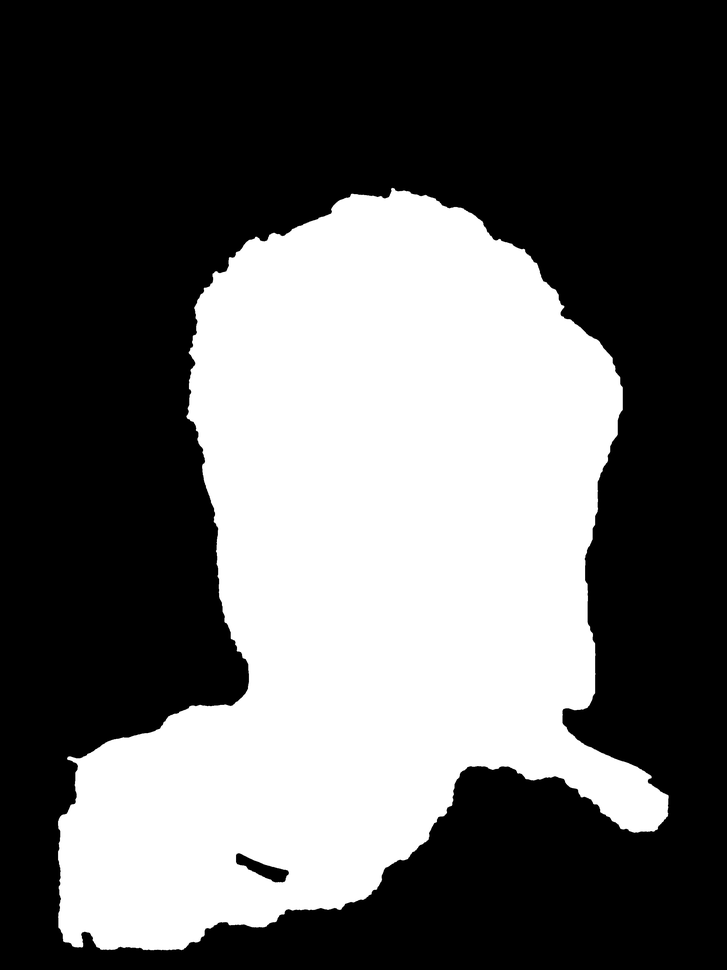
#> input picture outputs/vishnu_mask_work/subject_mask.png, 727 x 970 px, shrunk from 2316 x 3088 before the run
$ python word_tribute.py --input ../../outputs/vishnu_mask_work/subject_mask.png
#> lines starting #> are read from the running program, lines starting #| are printed output that depends on the picture; after the words box and inside, x2 and y2 are one past the last pixel; in counts of white or black regions, pixels touching at a corner belong together
from __future__ import annotations

import argparse
import json
import math
import random
from pathlib import Path
from time import perf_counter
from typing import Any

import numpy as np
from PIL import Image, ImageDraw, ImageFilter, ImageFont
from scipy import ndimage as ndi

from glyphforge.micrography import generate_flow_layout


DEFAULT_WORDS = {
    "hair": ["LEGEND", "POWER", "FOCUS", "STRENGTH"],
    "skin": ["COURAGE", "HOPE", "RESOLVE", "HEART"],
    "neck": ["TRAINING", "DISCIPLINE", "BATTLE"],
    "orange_gi": ["WARRIOR", "PROTECTOR", "BATTLE"],
    "blue_undershirt": ["STRENGTH", "RESOLVE", "TRAINING"],
    "outline": ["POWER", "LEGEND", "BATTLE"],
}


def build_parser(
    default_input: Path | None = None,
    default_out: Path | None = None,
    default_profile: Path | None = None,
    default_background: str = "black",
) -> argparse.ArgumentParser:
    parser = argparse.ArgumentParser(
        description="Render a one-shot semantic word-tribute portrait with canonical outputs."
    )
    parser.add_argument("--input", type=Path, default=default_input, required=default_input is None)
    parser.add_argument("--out-dir", type=Path, default=default_out or Path("outputs/word_tribute"))
    parser.add_argument("--profile", type=Path, default=default_profile)
    parser.add_argument("--subject", default=None, help="Optional subject label stored in the output profile.")
    parser.add_argument("--words", default=None, help="Comma-separated words appended to every semantic region.")
    parser.add_argument("--words-file", type=Path, default=None, help="Plain text file with one word or phrase per line.")
    parser.add_argument("--mask", type=Path, default=None, help="Optional binary subject mask override.")
    parser.add_argument("--background", choices=("black", "preserve"), default=default_background)
    return parser


def main(argv: list[str] | None = None) -> None:
    args = build_parser().parse_args(argv)
    metrics = render_from_paths(
        input_path=args.input,
        out_dir=args.out_dir,
        profile_path=args.profile,
        subject=args.subject,
        extra_words=words_from_args(args.words, args.words_file),
        mask_path=args.mask,
        background=args.background,
    )
    print(json.dumps(metrics, indent=2))


# [18 lines left out: function run_cli, not called in this run]


def words_from_args(words: str | None, words_file: Path | None) -> list[str]:
    out: list[str] = []
    if words:
        out.extend(word.strip() for word in words.split(",") if word.strip())
    if words_file:
        out.extend(line.strip() for line in words_file.read_text(encoding="utf-8").splitlines() if line.strip())
    return out


def load_profile(path: Path | None, subject: str | None, extra_words: list[str]) -> dict[str, Any]:
    profile: dict[str, Any] = {}
    if path:
        with path.open("r", encoding="utf-8") as handle:
            profile = json.load(handle)
    profile.setdefault("seed", 20260514)
    profile.setdefault("subject", subject or "subject")
    profile.setdefault("words", {key: list(value) for key, value in DEFAULT_WORDS.items()})
    profile.setdefault("anchors", [])
    profile.setdefault("lanes", [])
    profile.setdefault("flow_layout", {"enabled": False})
    profile.setdefault("foreground_hint", {})
    profile["background"] = profile.get("background", "black")
    profile.setdefault("reconstruction_strength", "hard" if profile["background"] == "black" else "soft")
    if subject:
        profile["subject"] = subject
    if extra_words:
        for key in DEFAULT_WORDS:
            profile["words"].setdefault(key, [])
            profile["words"][key].extend(extra_words)
    for key, fallback in DEFAULT_WORDS.items():
        profile["words"].setdefault(key, list(fallback))
        if not profile["words"][key]:
            profile["words"][key] = list(fallback)
    return profile


def render_from_paths(
    input_path: Path,
    out_dir: Path,
    profile_path: Path | None = None,
    subject: str | None = None,
    extra_words: list[str] | None = None,
    mask_path: Path | None = None,
    background: str = "black",
) -> dict[str, float | int | list[int] | str]:
#> called with background = 'black'
    if not input_path.exists():
        raise FileNotFoundError(f"Missing input reference: {input_path}")
    ref = np.array(Image.open(input_path).convert("RGB"), dtype=np.float32)
    profile = load_profile(profile_path, subject, extra_words or [])
    if background == "black":
        profile["background"] = "black"
        profile["reconstruction_strength"] = "hard"
    elif background == "preserve":
        profile["background"] = "preserve"
        profile["reconstruction_strength"] = profile.get("reconstruction_strength", "soft")
    subject_override = load_mask(mask_path, ref.shape[:2]) if mask_path else None
    metrics = render_word_tribute(ref, profile, out_dir, subject_override)
    (out_dir / "word_profile_used.json").write_text(json.dumps(profile, indent=2) + "\n", encoding="utf-8")
    return metrics


def load_mask(path: Path, shape: tuple[int, int]) -> np.ndarray:
    mask = np.array(Image.open(path).convert("L").resize((shape[1], shape[0]), Image.Resampling.NEAREST))
    return mask > 127


def rgb_to_hsv(arr: np.ndarray) -> tuple[np.ndarray, np.ndarray, np.ndarray]:
    rgb = np.clip(arr / 255.0, 0.0, 1.0)
    r, g, b = rgb[..., 0], rgb[..., 1], rgb[..., 2]
    mx = np.max(rgb, axis=2)
    mn = np.min(rgb, axis=2)
    diff = mx - mn
#> diff: shape (970, 727) float32; every value is 0
    hue = np.zeros_like(mx)
    mask = diff > 1e-6
#> mask: shape (970, 727) bool; every value is 0
    red = mask & (mx == r)
    green = mask & (mx == g)
    blue = mask & (mx == b)
    hue[red] = ((g[red] - b[red]) / diff[red]) % 6.0
    hue[green] = ((b[green] - r[green]) / diff[green]) + 2.0
    hue[blue] = ((r[blue] - g[blue]) / diff[blue]) + 4.0
    hue /= 6.0
    sat = np.zeros_like(mx)
    sat[mx > 1e-6] = diff[mx > 1e-6] / mx[mx > 1e-6]
    return hue, sat, mx


def luma(arr: np.ndarray) -> np.ndarray:
    return arr[..., 0] * 0.2126 + arr[..., 1] * 0.7152 + arr[..., 2] * 0.0722


def gradient_strength(gray: np.ndarray) -> np.ndarray:
    gx = ndi.sobel(gray, axis=1)
    gy = ndi.sobel(gray, axis=0)
    grad = np.hypot(gx, gy)
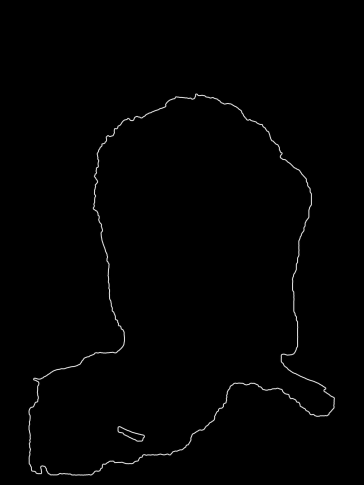
#> grad: shape (970, 727) float32 (shown at 1/2 size); min 0, max 1105.1, mean 8.4; drawn with min black and max white
    max_val = float(np.percentile(grad, 99.4))
#> max_val = 730.4
    return np.clip(grad / max(max_val, 1.0), 0.0, 1.0)


def keep_large_components(mask: np.ndarray, min_pixels: int) -> np.ndarray:
    labels, count = ndi.label(mask, structure=np.ones((3, 3), dtype=bool))
    if count == 0:
        return mask
    sizes = np.bincount(labels.ravel())
    keep = np.zeros(count + 1, dtype=bool)
    keep[np.where(sizes >= min_pixels)[0]] = True
    keep[0] = False
    return keep[labels]


def keep_largest_component(mask: np.ndarray, x_bias: float = 0.0) -> np.ndarray:
    labels, count = ndi.label(mask, structure=np.ones((3, 3), dtype=bool))
    if count == 0:
        return mask
    _, w = mask.shape
    best_label = 0
    best_score = -1.0
    for label in range(1, count + 1):
        ys, xs = np.where(labels == label)
        if xs.size == 0:
            continue
        score = float(xs.size) * (1.0 + x_bias * float(xs.mean() / max(w, 1)))
        if score > best_score:
            best_score = score
            best_label = label
    return labels == best_label


def clean_region(mask: np.ndarray, min_pixels: int = 80, close_size: int = 3) -> np.ndarray:
    out = ndi.binary_closing(mask, structure=np.ones((close_size, close_size), dtype=bool), iterations=1)
    out = ndi.binary_opening(out, structure=np.ones((2, 2), dtype=bool), iterations=1)
    return keep_large_components(out, min_pixels)


def build_masks(ref: np.ndarray, profile: dict[str, Any], subject_override: np.ndarray | None = None) -> dict[str, np.ndarray]:
    h, w = ref.shape[:2]
    yy, xx = np.mgrid[0:h, 0:w]
    xnorm = xx / max(w - 1, 1)
    ynorm = yy / max(h - 1, 1)
    hue, sat, val = rgb_to_hsv(ref)
    lum = luma(ref)
    edge = gradient_strength(lum)
    r, g, b = ref[..., 0], ref[..., 1], ref[..., 2]
    hint = profile.get("foreground_hint", {})
    allowed = xnorm >= float(hint.get("min_x_norm", 0.0))
    allowed &= xnorm <= float(hint.get("max_x_norm", 1.0))
    allowed &= ynorm >= float(hint.get("min_y_norm", 0.0))
    allowed &= ynorm <= float(hint.get("max_y_norm", 1.0))

    primary = (
        allowed
        & (r > 145)
        & (g > 38)
        & (g < 150)
        & (b < 105)
        & (r > g * 1.24)
        & (r > b * 1.85)
        & (sat > 0.48)
        & (val > 0.38)
    )
    primary = clean_region(primary, 240, 5)
#> in keep_large_components, `labels, count = ndi.label(mask, structure=np.ones((3, 3), dtype=bool))`: count = 0

    secondary = (
        allowed
        & (hue > 0.60)
        & (hue < 0.76)
        & (sat > 0.24)
        & (val < 0.55)
        & (b > r * 0.72)
    )
    secondary = clean_region(secondary, 120, 3)

    warm = (
        allowed
        & (hue > 0.015)
        & (hue < 0.105)
        & (sat > 0.16)
        & (sat < 0.72)
        & (val > 0.46)
        & (r > 135)
        & (g > 78)
        & (b > 50)
        & ~(primary & (sat > 0.55))
    )
    warm = clean_region(warm, 150, 5)

    dark = allowed & ((lum < 58) | ((val < 0.27) & (sat > 0.12)))
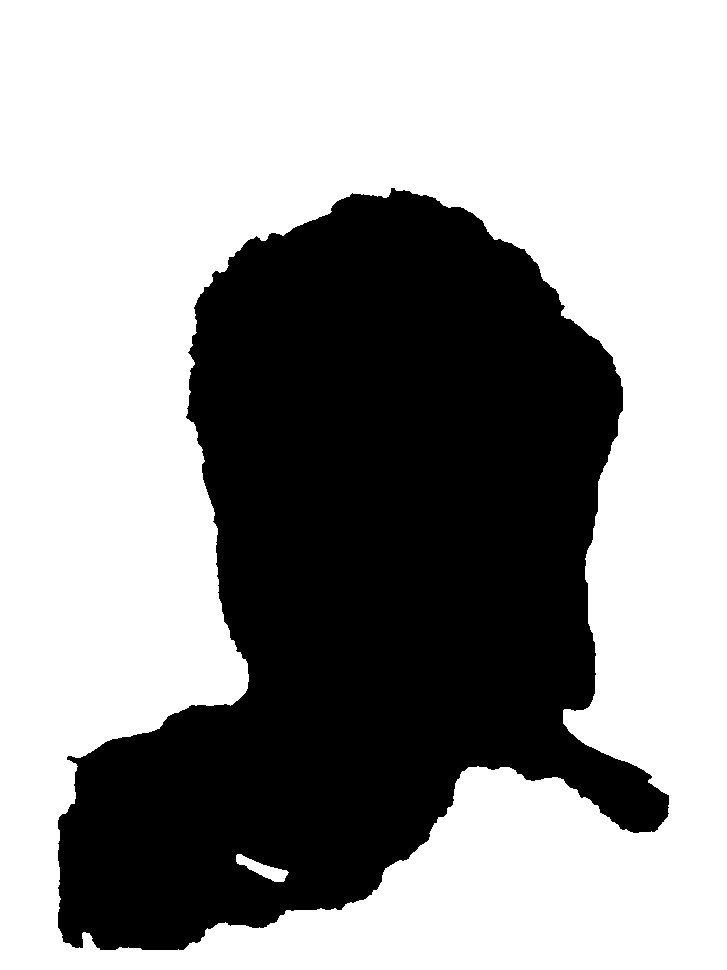
#> dark: shape (970, 727) bool; 61.4% white; 1 black region, box (x1, y1, x2, y2) and area: (58, 188, 669, 950) 272423
    dark &= ~(secondary & (ynorm > 0.76))
    dark_region = dark & (ynorm < float(hint.get("dark_max_y_norm", 1.0)))
#> dark_region: shape (970, 727) bool; 61.3% white; 2 black regions, box (x1, y1, x2, y2) and area: (58, 188, 669, 950) 272423, (0, 969, 727, 970) 727
    dark_region |= allowed & (lum < 85) & (sat < 0.45) & (ynorm < float(hint.get("dark_soft_max_y_norm", 1.0)))
#> dark_region: shape (970, 727) bool; 61.3% white; 2 black regions, box (x1, y1, x2, y2) and area: (58, 188, 669, 950) 272119, (0, 969, 727, 970) 727
    dark_region = ndi.binary_closing(dark_region, structure=np.ones((5, 5), dtype=bool), iterations=1)
#> dark_region: shape (970, 727) bool; 60.5% white; 2 black regions, box (x1, y1, x2, y2) and area: (58, 190, 668, 950) 271937, (0, 0, 727, 970) 6772
    dark_region = keep_large_components(dark_region, 120)
#> call 4 of keep_large_components, with min_pixels = 120
#> in keep_large_components (call 4), `labels, count = ndi.label(mask, structure=np.ones((3, 3), dtype=bool))`:
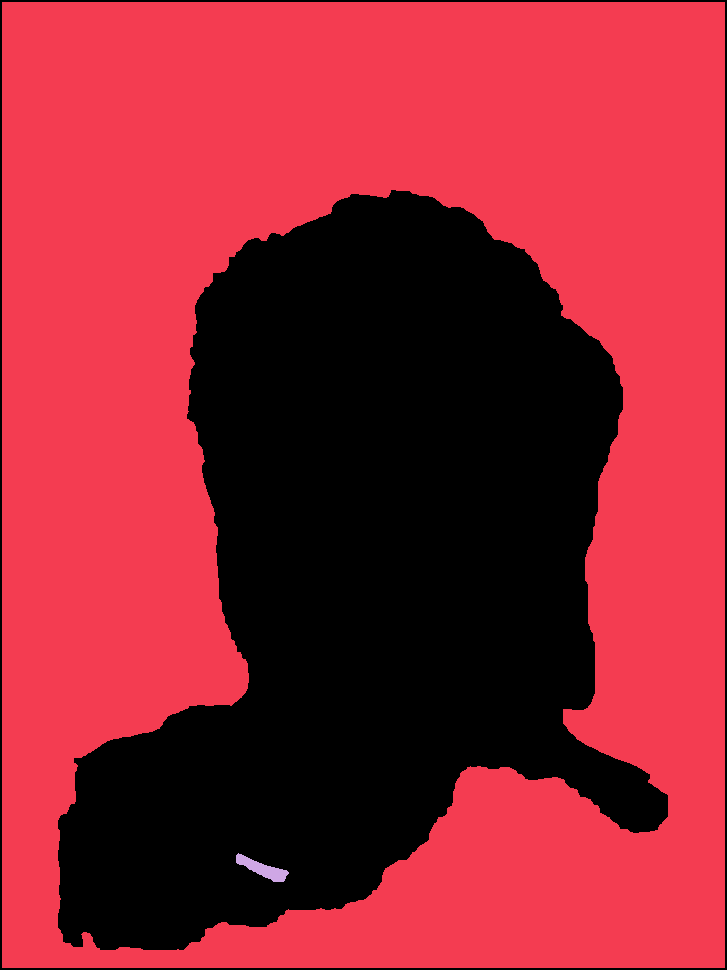
#> labels: shape (970, 727) int32; 3 distinct labels, from 0 to 2; one colour per label, 0 black
#> in keep_large_components (call 4), `labels, count = ndi.label(mask, structure=np.ones((3, 3), dtype=bool))`: count = 2
#> in keep_large_components (call 4), `sizes = np.bincount(labels.ravel())`: sizes = [278709, 425873, 608]

    outline = allowed & ((lum < 72) | ((edge > 0.34) & (lum < 130)))
#> outline: shape (970, 727) bool; 61.5% white; 1 black region, box (x1, y1, x2, y2) and area: (58, 188, 669, 950) 271661
    outline |= ndi.binary_dilation(dark_region, structure=np.ones((3, 3), dtype=bool), iterations=1) & (edge > 0.16)
#> outline: shape (970, 727) bool; 61.9% white; 1 black region, box (x1, y1, x2, y2) and area: (59, 190, 667, 949) 268484
    outline = keep_large_components(outline, 30)
#> in keep_large_components (call 5), `labels, count = ndi.label(mask, structure=np.ones((3, 3), dtype=bool))`:
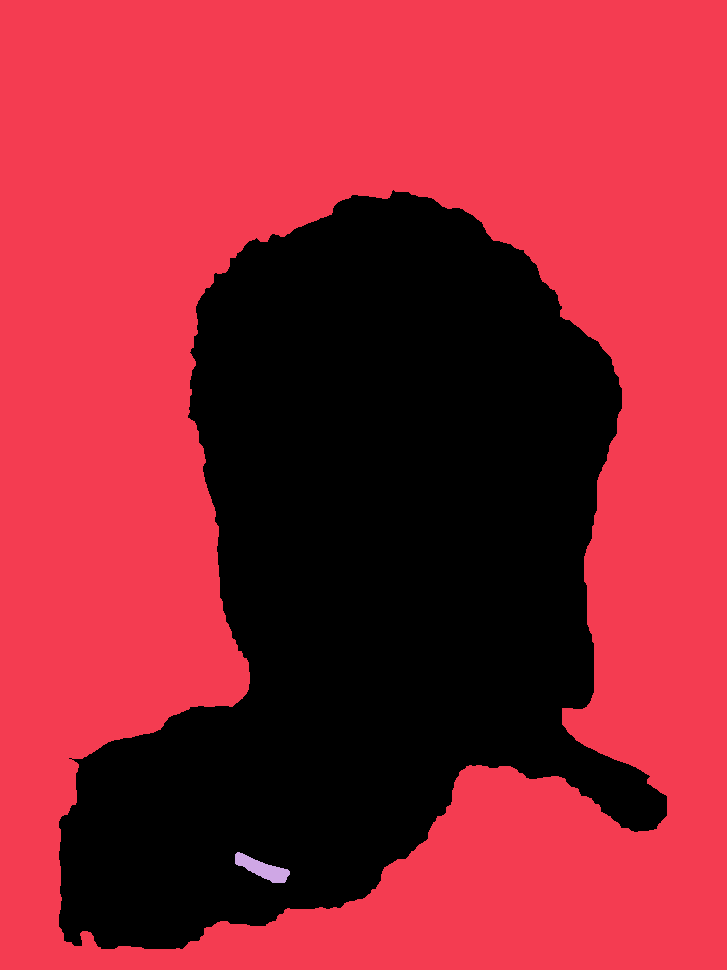
#> labels: shape (970, 727) int32; 3 distinct labels, from 0 to 2; one colour per label, 0 black
#> in keep_large_components (call 5), `sizes = np.bincount(labels.ravel())`: sizes = [268484, 435930, 776]

    if subject_override is None:
        subject_seed = primary | secondary | warm | dark_region | outline
#> subject_seed: shape (970, 727) bool; 61.9% white; 1 black region, box (x1, y1, x2, y2) and area: (59, 190, 667, 949) 268479
        subject_seed = ndi.binary_dilation(subject_seed, structure=np.ones((9, 9), dtype=bool), iterations=1)
#> subject_seed: shape (970, 727) bool; 63.9% white; 1 black region, box (x1, y1, x2, y2) and area: (63, 196, 663, 945) 254714
        subject_seed = ndi.binary_closing(subject_seed, structure=np.ones((19, 19), dtype=bool), iterations=1)
#> subject_seed: shape (970, 727) bool; 59.7% white; 2 black regions, box (x1, y1, x2, y2) and area: (65, 200, 658, 945) 254015, (0, 0, 727, 970) 30222
        subject = keep_largest_component(subject_seed, float(hint.get("component_x_bias", 0.7)))
#> in keep_largest_component, `labels, count = ndi.label(mask, structure=np.ones((3, 3), dtype=bool))`: count = 1
#> the loop in keep_largest_component, `for label in range(1, count + 1):` made 1 pass
#> (score, best_score) on pass 1: (567445.1, 567445.1)
#> after the loop in keep_largest_component, `for label in range(1, count + 1):`: best_score = 567445.1
        subject = ndi.binary_fill_holes(subject)
#> subject: shape (970, 727) bool; 95.7% white; 1 black region, box (x1, y1, x2, y2) and area: (0, 0, 727, 970) 30222
        subject = ndi.binary_dilation(subject, structure=np.ones((3, 3), dtype=bool), iterations=1)
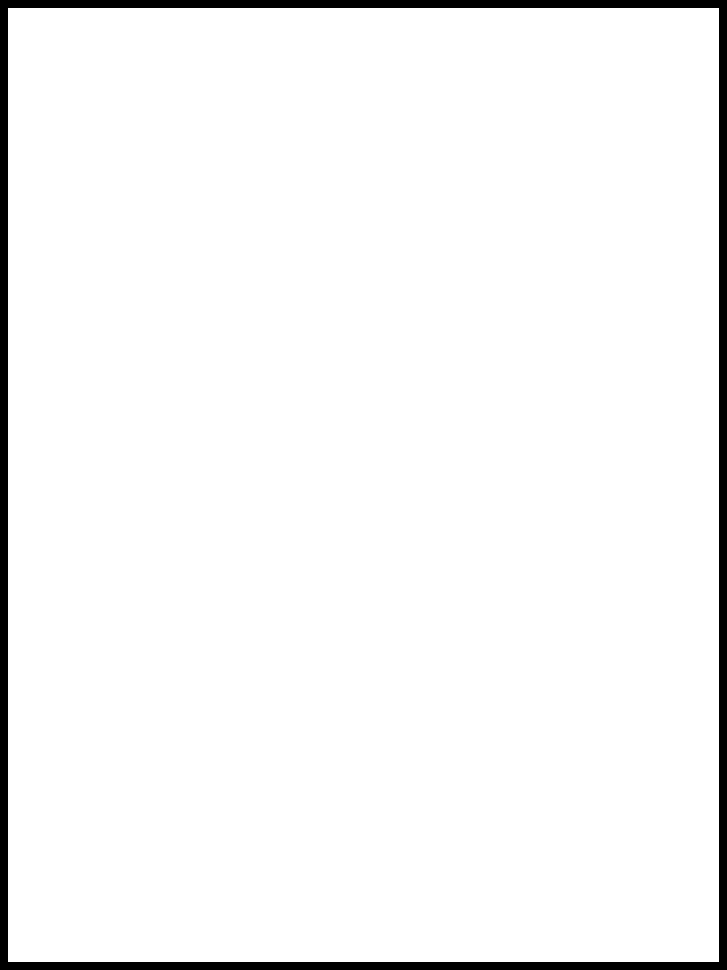
#> subject: shape (970, 727) bool; 96.2% white; 1 black region, box (x1, y1, x2, y2) and area: (0, 0, 727, 970) 26896
        subject |= subject_seed & ndi.binary_dilation(subject, structure=np.ones((45, 45), dtype=bool), iterations=1)
        subject = ndi.binary_closing(subject, structure=np.ones((9, 9), dtype=bool), iterations=1)
        subject = ndi.binary_fill_holes(subject)
    else:
        subject = ndi.binary_fill_holes(subject_override)
        subject = ndi.binary_closing(subject, structure=np.ones((5, 5), dtype=bool), iterations=1)

    primary &= subject
    secondary &= subject
    warm &= subject & ~primary & ~secondary
    dark_region &= subject & ~primary & ~secondary & ~warm
#> dark_region: shape (970, 727) bool; 57.6% white; 2 black regions, box (x1, y1, x2, y2) and area: (58, 190, 668, 950) 271937, (0, 0, 727, 970) 26896
    outline &= subject
#> outline: shape (970, 727) bool; 58.1% white; 2 black regions, box (x1, y1, x2, y2) and area: (59, 190, 667, 949) 268484, (0, 0, 727, 970) 26896
#> (the rest of the program and of its run is left out)
